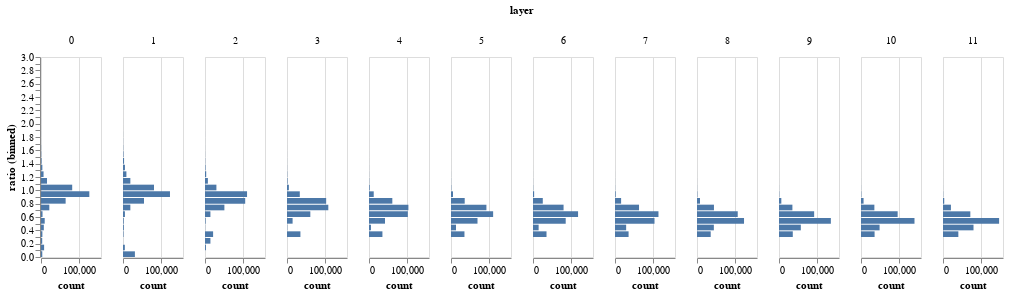

The notebook cell this image was saved under:
### Code cell
alt.Chart(data_transformed).mark_bar().encode(
    y=alt.Y("ratio:Q", bin=alt.Bin(nice=True, maxbins=30)),
    x=alt.X("count()", title="count"),
    column=alt.Column("layer:O"),
).properties(
    width=60,
    height=200,
)

### Figure 1 — Vega specification as saved in the notebook (floating-point values rounded to 4 significant figures; data arrays with more than 128 entries replaced by an {"elided": "..."} marker saying what was removed)
{"$schema": "https://vega.github.io/schema/vega/v5.json", "data": [{"name": "source_0", "values": {"elided": "232 records"}}, {"name": "column_domain", "values": [{"layer": 0, "count": 23}, {"layer": 1, "count": 29}, {"layer": 2, "count": 30}, {"layer": 3, "count": 24}, {"layer": 4, "count": 19}, {"layer": 5, "count": 17}, {"layer": 6, "count": 16}, {"layer": 7, "count": 16}, {"layer": 8, "count": 14}, {"layer": 9, "count": 14}, {"layer": 10, "count": 15}, {"layer": 11, "count": 15}]}, {"name": "source_0_x_domain___count", "values": [{"min": 1, "max": 149624}]}], "signals": [{"name": "child_bin_maxbins_30_nice_true_ratio_bins", "value": {"fields": ["ratio"], "fname": "bin_ratio", "start": 0.0, "step": 0.1, "stop": 3.0}}, {"name": "child_width", "value": 60}, {"name": "child_height", "value": 200}], "marks": [{"type": "group", "name": "column-title", "title": {"text": "layer", "offset": 10, "style": "guide-title"}, "role": "column-title"}, {"type": "group", "name": "row_header", "encode": {"update": {"height": {"signal": "child_height"}}}, "axes": [{"scale": "y", "labelOverlap": true, "tickCount": {"signal": "ceil(child_height/10)"}, "title": "ratio (binned)", "zindex": 0, "grid": false, "orient": "left"}], "role": "row-header"}, {"type": "group", "name": "column_header", "from": {"data": "column_domain"}, "sort": {"field": "datum[\"layer\"]", "order": "ascending"}, "encode": {"update": {"width": {"signal": "child_width"}}}, "title": {"text": {"signal": "isValid(parent[\"layer\"]) ? parent[\"layer\"] : \"\"+parent[\"layer\"]"}, "frame": "group", "style": "guide-label", "offset": 10}, "role": "column-header"}, {"type": "group", "name": "column_footer", "from": {"data": "column_domain"}, "sort": {"field": "datum[\"layer\"]", "order": "ascending"}, "encode": {"update": {"width": {"signal": "child_width"}}}, "axes": [{"scale": "x", "labelOverlap": true, "tickCount": {"signal": "ceil(child_width/40)"}, "zindex": 0, "grid": false, "title": "count", "labelFlush": true, "orient": "bottom"}], "role": "column-footer"}, {"type": "group", "name": "cell", "from": {"facet": {"data": "source_0", "name": "facet", "groupby": ["layer"]}}, "sort": {"field": ["datum[\"layer\"]"], "order": ["ascending"]}, "encode": {"update": {"height": {"signal": "child_height"}, "width": {"signal": "child_width"}}}, "marks": [{"type": "rect", "name": "child_marks", "from": {"data": "facet"}, "encode": {"update": {"x": {"field": "__count", "scale": "x"}, "fill": {"value": "#4c78a8"}, "y": {"field": "bin_maxbins_30_nice_true_ratio_end", "scale": "y", "offset": {"signal": "0.5 + (abs(scale(\"y\", datum[\"bin_maxbins_30_nice_true_ratio_end\"]) - scale(\"y\", datum[\"bin_maxbins_30_nice_true_ratio\"])) < 0.25 ? -0.5 * (0.25 - (abs(scale(\"y\", datum[\"bin_maxbins_30_nice_true_ratio_end\"]) - scale(\"y\", datum[\"bin_maxbins_30_nice_true_ratio\"])))) : 0.5)"}}, "x2": {"value": 0, "scale": "x"}, "y2": {"field": "bin_maxbins_30_nice_true_ratio", "scale": "y", "offset": {"signal": "0.5 + (abs(scale(\"y\", datum[\"bin_maxbins_30_nice_true_ratio_end\"]) - scale(\"y\", datum[\"bin_maxbins_30_nice_true_ratio\"])) < 0.25 ? 0.5 * (0.25 - (abs(scale(\"y\", datum[\"bin_maxbins_30_nice_true_ratio_end\"]) - scale(\"y\", datum[\"bin_maxbins_30_nice_true_ratio\"])))) : -0.5)"}}}}, "style": ["bar"]}], "axes": [{"scale": "x", "zindex": 0, "gridScale": "y", "orient": "bottom", "tickCount": {"signal": "ceil(child_width/40)"}, "labels": false, "grid": true, "aria": false, "maxExtent": 0, "domain": false, "minExtent": 0, "ticks": false}], "style": "cell"}], "scales": [{"name": "x", "type": "linear", "domain": [{"signal": "(data(\"source_0_x_domain___count\")[0] || {}).min"}, {"signal": "(data(\"source_0_x_domain___count\")[0] || {}).max"}], "range": [0, {"signal": "child_width"}], "nice": true, "zero": true}, {"name": "y", "type": "linear", "domain": {"signal": "[child_bin_maxbins_30_nice_true_ratio_bins.start, child_bin_maxbins_30_nice_true_ratio_bins.stop]"}, "range": [{"signal": "child_height"}, 0], "bins": {"signal": "child_bin_maxbins_30_nice_true_ratio_bins"}, "zero": false}], "layout": {"padding": 20, "offset": {"columnTitle": 10}, "columns": {"signal": "length(data('column_domain'))"}, "bounds": "full", "align": "all"}, "padding": 5, "background": "white"}
